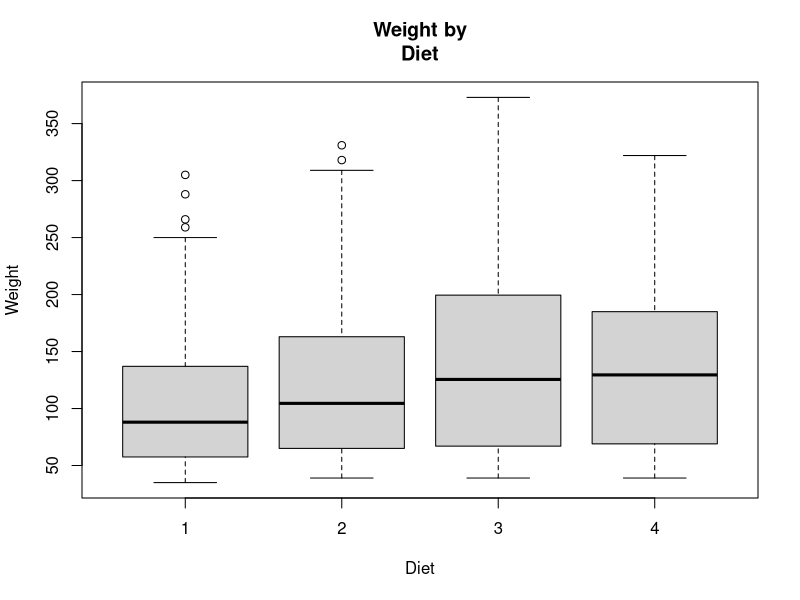

Recreate this plot in R. (Note: this script raises an error after producing the figure.)
da=ChickWeight

summary(da)
#ii)
boxplot(weight ~ Diet,da=ChickWeight,main ="Weight by
Diet",
        xlab="Diet",ylab="Weight")
#iii)
diet1=d[d$Diet == 1, ]
hist(diet1$weight, main = "Histogram of Weight in Diet-1
Category",
     xlab = "Weight (in grams)", ylab = "Frequency")
#iv)
diet2=d[d$Diet == 4, ]
hist(diet2$weight, main = "Histogram of Weight in Diet-1
Category",
     xlab = "Weight (in grams)", ylab = "Frequency")
#v)
library(ggplot2)
ggplot(d, aes(x = Time, y = weight, color = Diet)) +
  geom_point() +
  ggtitle("Weight vs Time Grouped by Diet") +
  xlab("Time (days)") +
  ylab("Weight (grams)")